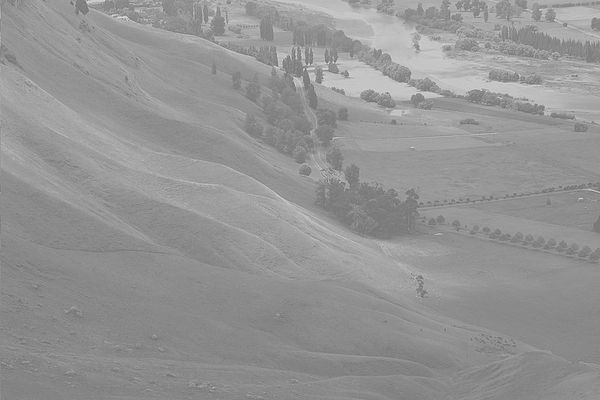
#> input picture practices/test_assets/histogram.jpg, 600 x 400 px
$ jupyter execute Histogram_Equalization.ipynb
#> lines starting #> are read from the running program, lines starting #| are printed output that depends on the picture
[cell 1]
import cv2
import numpy as np
import matplotlib.pyplot as plt

[cell 2]
washout=cv2.imread("../test_assets/histogram.jpg",0)
#> washout is the input picture: shape (400, 600); min 105, max 228, mean 148

plt.imshow(washout, cmap="gray")
plt.title("Washed-out Image")

[cell 3]
# Using the calcHist and LUT is must
def histogram_equalization(image):
    M,N=image.shape
#> M = 400; N = 600
    total_pixels = M*N
#> total_pixels = 240000
    L=256
    # [5 lines of commented-out code are left out]
    histogram=cv2.calcHist([image], [0], None, [256], [0,256]).flatten()
#> histogram = 256 values, max 9682 at index 137, min 0 at index 0, mean 937.5

    probability=np.zeros(L, dtype=np.float32)
    for i in range(L):
        probability[i] = histogram[i]/total_pixels
#> after the loop, probability = 256 values, max 0.0403 at index 137, min 0 at index 0, mean 0.00391

    cumulative_sum_array=np.zeros(L, dtype=np.float32)
    transformation_fn=np.zeros(L, dtype=np.int32)
    for i in range(L):
        cumulative_sum=0.0
        for j in range(i+1):
            cumulative_sum += probability[j]
        cumulative_sum_array[i] = cumulative_sum
        transformation_fn[i] = round((L-1)*cumulative_sum)
        if transformation_fn[i]>255:
            transformation_fn[i]=255
#> after the loop, cumulative_sum_array = 256 values from 0 to 1; transformation_fn = 256 values from 0 to 255

    equalized_image=np.zeros_like(image)
    # [5 lines of commented-out code are left out]
    equalized_image = cv2.LUT(image, transformation_fn.astype(np.uint8))

    return histogram, probability, cumulative_sum_array, transformation_fn, equalized_image

[cell 4]
hist,prob,cum_sum_arr,tx_fn,equ_img= histogram_equalization(washout)
#> hist has the same summary as histogram in histogram_equalization; prob has the same summary as probability in histogram_equalization; cum_sum_arr = 256 values from 0 to 1; tx_fn = 256 values from 0 to 255

[cell 5]
plt.figure(figsize=(20,5))
plt.subplot(1,4,1)
plt.imshow(washout, cmap="gray")
plt.title("Washed-out Image")

plt.subplot(1,4,2)
plt.bar(range(256), hist, color='blue')
plt.title("Histogram of Washed-out Image")
plt.grid(True)

plt.subplot(1,4,3)
plt.plot(range(256), prob, color='red')
plt.title("Probability Distribution Function")
plt.grid(True)

plt.subplot(1,4,4)
plt.plot(range(256), cum_sum_arr, color='green')
plt.title("Cumulative Distribution Function")
plt.grid(True)

plt.tight_layout()
plt.show()
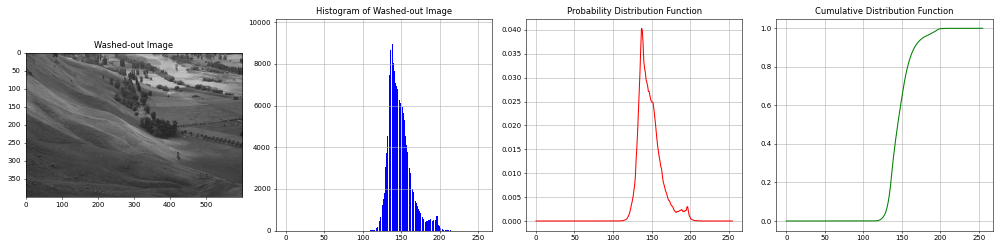
#> figure drawn by matplotlib, 4 panels; panel 2: tallest bar 9682 high, from x = 136.6 to 137.4; panel 3: curve peaks at x = 137, y = 0.0403; panel 4: curve peaks at x = 228, y = 1

[cell 6]
hist2,prob2,cum_sum_arr2,tx_fn2,equ_img2= histogram_equalization(equ_img)
#> hist2 = 256 values, max 9682 at index 64, min 0 at index 5, mean 937.5; prob2 = 256 values, max 0.0403 at index 64, min 0 at index 5, mean 0.00391; cum_sum_arr2 = 256 values from 0.00158 to 1; tx_fn2 = 256 values from 0 to 255

[cell 7]
plt.figure(figsize=(20,5))
plt.subplot(1,4,1)
plt.imshow(equ_img, cmap="gray")
plt.title("Washed-out Image")

plt.subplot(1,4,2)
plt.bar(range(256), hist2, color='blue')
plt.title("Histogram of Washed-out Image")
plt.grid(True)

plt.subplot(1,4,3)
plt.plot(range(256), prob2, color='red')
plt.title("Probability Distribution Function")
plt.grid(True)

plt.subplot(1,4,4)
plt.plot(range(256), cum_sum_arr2, color='green')
plt.title("Cumulative Distribution Function")
plt.grid(True)

plt.tight_layout()
plt.show()
#> figure, not shown here; panel 2: tallest bar 9682 high, from x = 63.6 to 64.4; panel 3: curve peaks at x = 64, y = 0.0403; panel 4: curve peaks at x = 255, y = 1

[cell 8]
plt.figure(figsize=(20,10))

plt.subplot(2,4,1)
plt.imshow(washout, cmap="gray")
plt.title("Original Washed-out Image")

plt.subplot(2,4,2)
plt.bar(range(256), hist, color='blue')
plt.title("Histogram of Original Washed-out Image")
plt.grid(True)

plt.subplot(2,4,3)
plt.plot(range(256), prob, color='red')
plt.title("Probability Distribution Function")
plt.grid(True)

plt.subplot(2,4,4)
plt.plot(range(256), cum_sum_arr, color='green')
plt.title("Cumulative Distribution Function")
plt.grid(True)

plt.subplot(2,4,5)
plt.imshow(equ_img, cmap="gray")
plt.title("Equalized Image after 1st HE")

plt.subplot(2,4,6)
plt.bar(range(256), hist2, color='blue')
plt.title("Histogram of Equalized Image after 1st HE")
plt.grid(True)

plt.subplot(2,4,7)
plt.plot(range(256), prob2, color='red')
plt.title("Probability Distribution Function")
plt.grid(True)

plt.subplot(2,4,8)
plt.plot(range(256), cum_sum_arr2, color='green')
plt.title("Cumulative Distribution Function")
plt.grid(True)

plt.tight_layout()
plt.show()
#> figure, not shown here; panel 2: tallest bar 9682 high, from x = 136.6 to 137.4; panel 3: curve peaks at x = 137, y = 0.0403; panel 4: curve peaks at x = 228, y = 1; panel 6: tallest bar 9682 high, from x = 63.6 to 64.4

[cell 9]
col=cv2.imread("../test_assets/col.jpg",1)
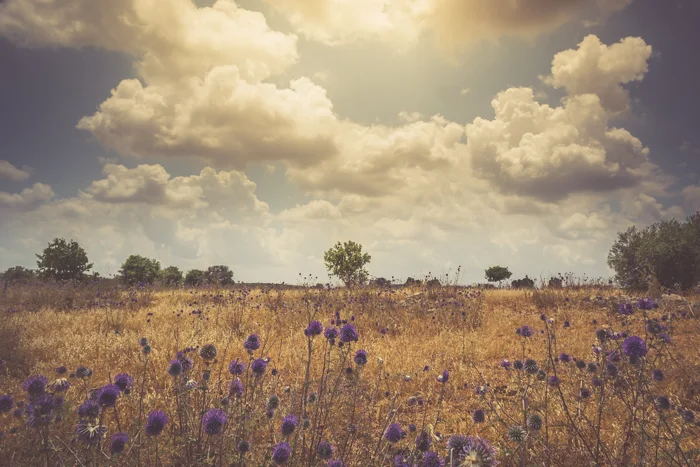
#> input picture practices/test_assets/col.jpg, 700 x 467 px
#> col is the input picture: shape (467, 700, 3); mean B, G, R 114.7, 136.5, 157.1
col2=cv2.cvtColor(col, cv2.COLOR_BGR2HSV)
#> col2: shape (467, 700, 3); mean H, S, V 32.3, 71.3, 157.5

plt.figure(figsize=(12,6))

plt.subplot(1,2,1)
plt.imshow(cv2.cvtColor(col, cv2.COLOR_BGR2RGB))
plt.title("Original Color Image")

plt.subplot(1,2,2)
plt.imshow(col2, cmap="hsv")
plt.title("Original Color Image in HSV")

[cell 10]
b,g,r=cv2.split(col)
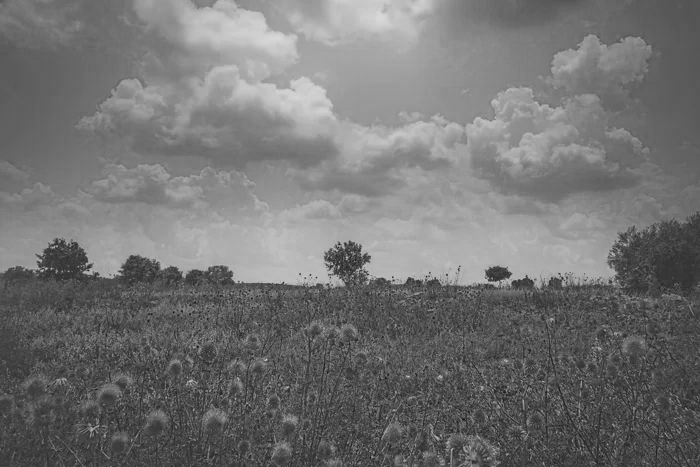
#> b: shape (467, 700); min 19, max 219, mean 114.7
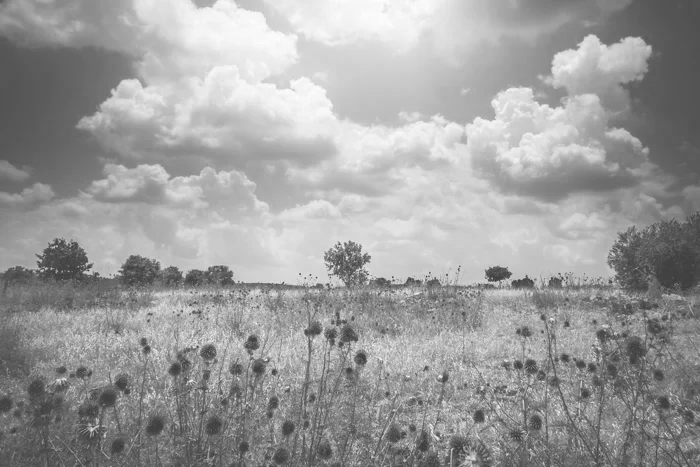
#> r: shape (467, 700); min 49, max 255, mean 157.1

[cell 11]
histb,probb,cum_sum_arrb,tx_fnb,equ_imgb= histogram_equalization(b)
#> in histogram_equalization (call 3), `histogram=cv2.calcHist([image], [0], None, [256], [0,256]).flatten()`: histogram = 256 values, max 3479 at index 97, min 0 at index 0, mean 1277
#> after the loop in histogram_equalization (call 3), `for i in range(L):`: probability = 256 values, max 0.0106 at index 97, min 0 at index 0, mean 0.00391
#> after the loop in histogram_equalization (call 3), `for i in range(L):`: cumulative_sum_array = 256 values from 0 to 1
#> in histogram_equalization (call 3), `equalized_image = cv2.LUT(image, transformation_fn.astype(np.uint8))`:
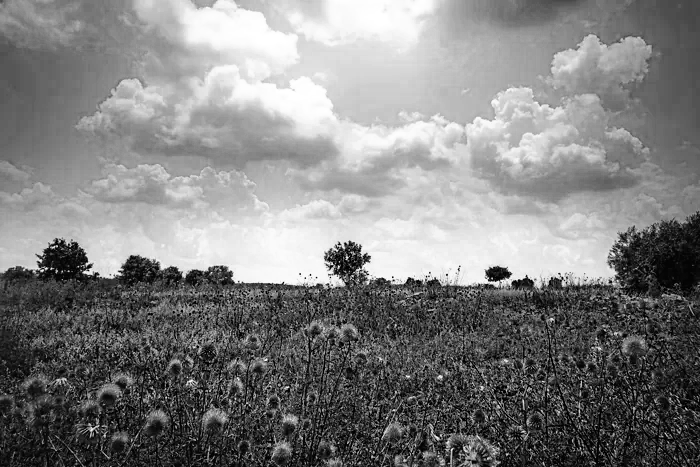
#> equalized_image: shape (467, 700); min 0, max 255, mean 128.4
#> histb has the same summary as histogram in histogram_equalization; probb has the same summary as probability in histogram_equalization; cum_sum_arrb = 256 values from 0 to 1; tx_fnb = 256 values from 0 to 255
histb,probg,cum_sum_arrg,tx_fnr,equ_imgg= histogram_equalization(g)
#> in histogram_equalization (call 4), `histogram=cv2.calcHist([image], [0], None, [256], [0,256]).flatten()`: histogram = 256 values, max 3237 at index 79, min 0 at index 0, mean 1277
#> after the loop in histogram_equalization (call 4), `for i in range(L):`: probability = 256 values, max 0.0099 at index 79, min 0 at index 0, mean 0.00391
#> in histogram_equalization (call 4), `equalized_image = cv2.LUT(image, transformation_fn.astype(np.uint8))`:
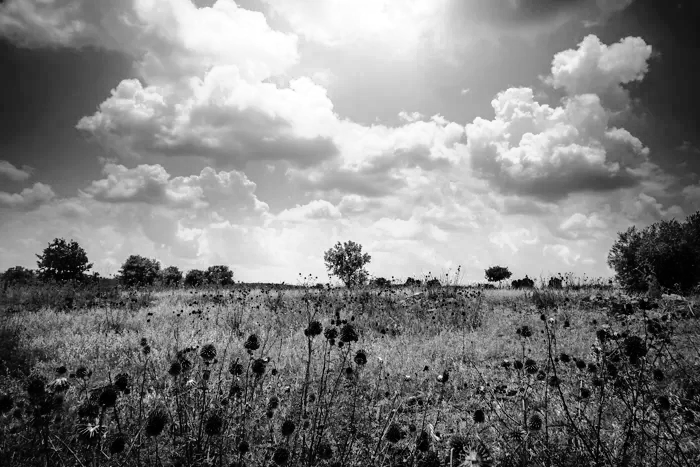
#> equalized_image: shape (467, 700); min 0, max 255, mean 128.3
#> histb has the same summary as histogram in histogram_equalization; probg has the same summary as probability in histogram_equalization; cum_sum_arrg = 256 values from 0 to 1; tx_fnr = 256 values from 0 to 255
histr,probr,cum_sum_arrr,tx_fnr,equ_imgr= histogram_equalization(r)
#> in histogram_equalization (call 5), `histogram=cv2.calcHist([image], [0], None, [256], [0,256]).flatten()`: histogram = 256 values, max 3031 at index 202, min 0 at index 0, mean 1277
#> after the loop in histogram_equalization (call 5), `for i in range(L):`: probability = 256 values, max 0.00927 at index 202, min 0 at index 0, mean 0.00391
#> in histogram_equalization (call 5), `equalized_image = cv2.LUT(image, transformation_fn.astype(np.uint8))`:
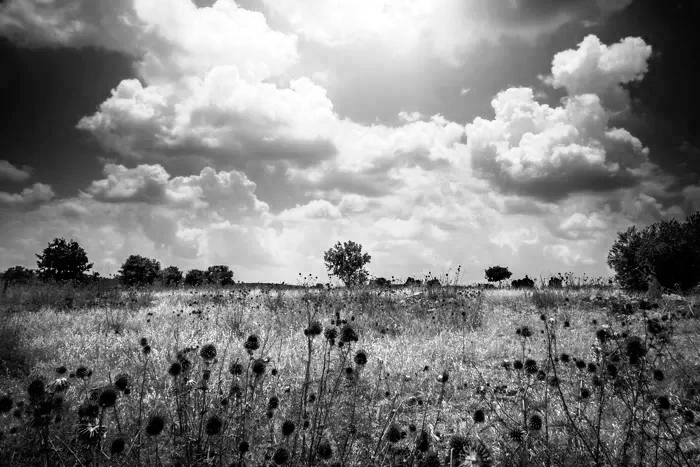
#> equalized_image: shape (467, 700); min 0, max 255, mean 128.3
#> histr has the same summary as histogram in histogram_equalization; probr has the same summary as probability in histogram_equalization; cum_sum_arrr = 256 values from 0 to 1

[cell 12]
merged=cv2.merge([equ_imgb, equ_imgg, equ_imgr])

[cell 13]
plt.figure(figsize=(10,5))

plt.subplot(1,2,1)
plt.imshow(cv2.cvtColor(col, cv2.COLOR_BGR2RGB))
plt.title("Original Color Image")

plt.subplot(1,2,2)
plt.imshow(cv2.cvtColor(merged, cv2.COLOR_BGR2RGB))
plt.title("Merged Image after Histogram Equalization")

plt.tight_layout()
plt.show()

[cell 14]
h,s,v=cv2.split(col2)
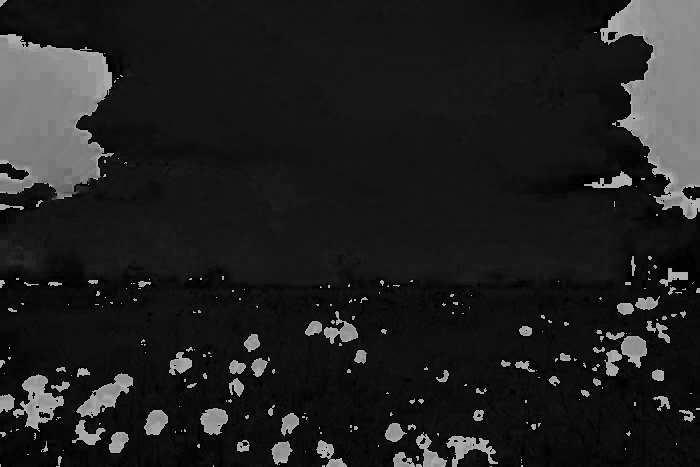
#> h: shape (467, 700); min 0, max 179, mean 32.3
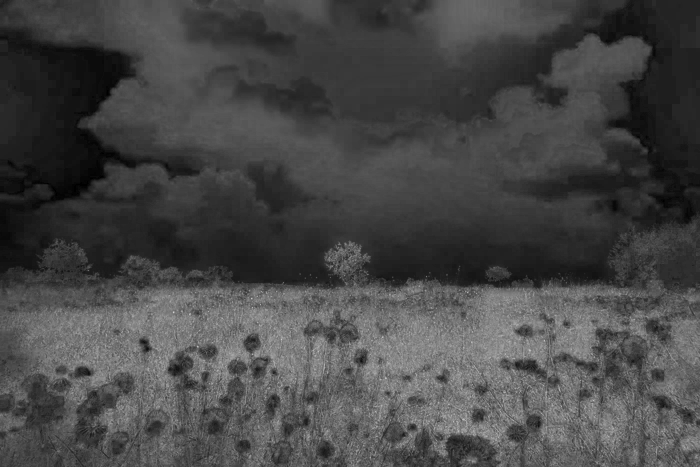
#> s: shape (467, 700); min 0, max 208, mean 71.3

[cell 15]
histv,probv,cum_sum_arrv,tx_fnv,equ_imgv= histogram_equalization(v)
#> histv = 256 values, max 3042 at index 97, min 0 at index 0, mean 1277; probv = 256 values, max 0.00931 at index 97, min 0 at index 0, mean 0.00391; cum_sum_arrv = 256 values from 0 to 1; tx_fnv = 256 values from 0 to 255

merged_hsv=cv2.merge([h, s, equ_imgv])
#> merged_hsv: shape (467, 700, 3); mean H, S, V 32.3, 71.3, 128.3

[cell 16]
plt.figure(figsize=(10,5))

plt.subplot(1,2,1)
plt.imshow(cv2.cvtColor(col, cv2.COLOR_BGR2RGB))
plt.title("Original Color Image")

plt.subplot(1,2,2)
plt.imshow(cv2.cvtColor(merged_hsv, cv2.COLOR_HSV2RGB))
plt.title("Merged Image after Histogram Equalization")

plt.tight_layout()
plt.show()
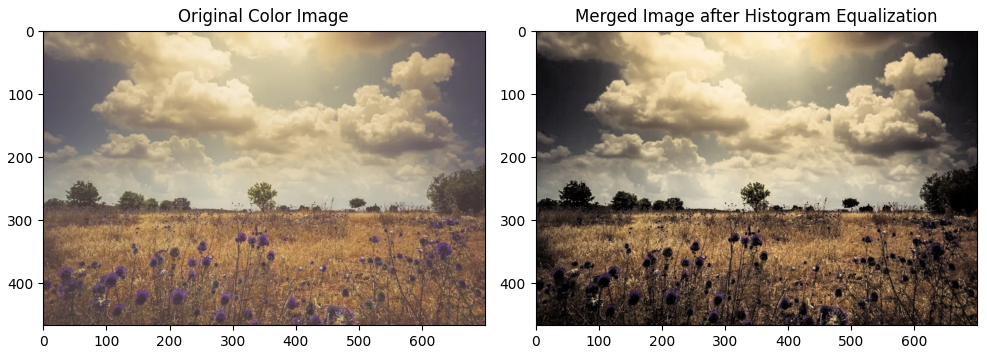
#> figure drawn by matplotlib, 2 panels
